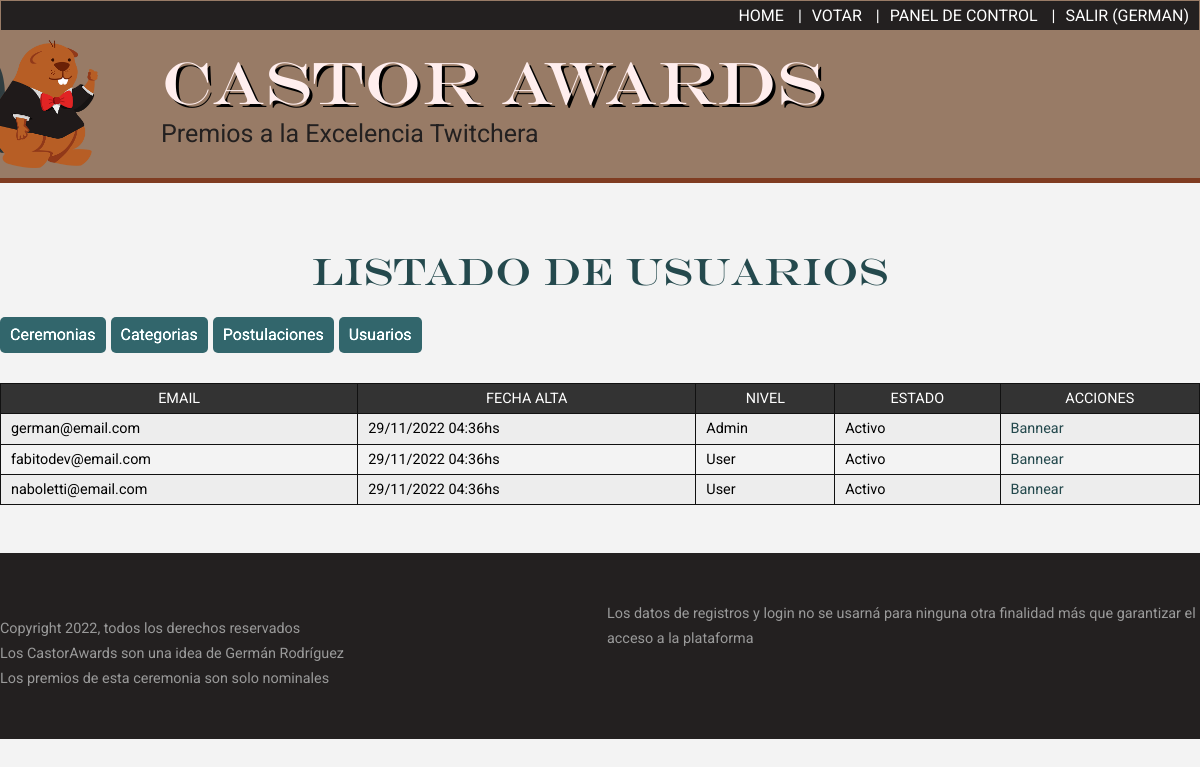
/panel/usuarios (signed in), run on the app's committed database.
### tables this page shows
CREATE TABLE usuarios(
    ID INT UNSIGNED NOT NULL AUTO_INCREMENT PRIMARY KEY,
    EMAIL VARCHAR(200) NOT NULL UNIQUE,
    CLAVE VARCHAR(40) NOT NULL,
     
    ACTIVO TINYINT(1) NOT NULL DEFAULT 1,
    ES_ADMIN TINYINT(1) NOT NULL DEFAULT 0,
    FECHA_ALTA DATETIME
);

### mvc/models/UsuariosModel.php (called while the page is built, shortened)
<?php
class UsuariosModel{
    public static function all( ){
        global $cnx;
        $consulta = "SELECT *, DATE_FORMAT( FECHA_ALTA, '%d/%m/%Y %H:%ihs' ) AS FECHA_SPA, IF(ES_ADMIN=1, 'Admin', 'User') AS NIVEL, IF(ACTIVO=1,'Activo','Banneado') as ESTADO FROM usuarios ORDER BY ES_ADMIN DESC, ACTIVO DESC, EMAIL";
        $stmt = $cnx->prepare( $consulta );
        $stmt->execute( );
        $users = $stmt->fetchAll( );
        return $users;
    }
}

### mvc/controllers/AdminController.php (called while the page is built, shortened)
<?php
include_once MVC . '/models/UsuariosModel.php';
class AdminController{
    public static function usuarios( ){
        $usuarios = UsuariosModel::all( );
        return [ 'usuarios' => $usuarios ];
    }
}

### mvc/views/panel_usuarios.php (the view)
<section>
    <h2>Listado de usuarios</h2>
    <div class="sub-botonera">
        <?php include MVC.'/views/botonera_admin.php'; ?>
    </div>
    <table border="1" cellpadding="5" cellspacing="0">
        <thead>
            <tr>
                <th>Email</th>
                <th>Fecha alta</th>
                <th>Nivel</th>
                <th>Estado</th>
                <th>Acciones</th>
            </tr>
        </thead>
        <tbody>
            <?php
            foreach( $datos['usuarios'] as $u ):
                $class_nivel = 'estado_'.strtolower($u['NIVEL']).'_'.strtolower($u['ESTADO']);
                $btn_bannear = $u['ACTIVO'] == 0 ? '' : "<a href='/panel/usuarios/$u[ID]/eliminar'>Bannear</a>";
                $btn_desbannear = $u['ACTIVO'] == 1 ? '' : "<a href='/panel/usuarios/$u[ID]/crear'>Desbannear</a>";
                echo <<<HTML
                <tr class='$class_nivel'>
                    <td>$u[EMAIL]</td>
                    <td>$u[FECHA_SPA]</td>
                    <td>$u[NIVEL]</td>
                    <td>$u[ESTADO]</td>
                    <td>
                        $btn_bannear
                        $btn_desbannear
                    </td>
                </tr>
                HTML;
            endforeach
            ?>
        </tbody>
    </table>
</section>

### assets/css/estilos.css (style rules this page uses)
:root { --green: #24494d; --brown: #232020; --brownie: #987b66; --brownkk: #7f3c21; }
* { box-sizing: border-box; }
body { margin: 0; padding: 0; background: #f3f3f3; font-family: 'Roboto', sans-serif; }
a { text-decoration: none; color: var(--green); }
h1, h2, h3 { font-weight: normal; font-family: headings; }
main h1, main h2 { font-size: 38px; text-align: center; color: var(--green); }
footer, main > * { padding: 6vh calc( (100vw - 1200px) / 2 ); line-height: 1.75em; }

### assets/css/panel.css (style rules this page uses)
table { margin-top: 30px; border-collapse: collapse; width: 100%; font-size: 0.9em; line-height: 120%; }
table td, table th { border: 1px solid #111; padding: 6px 10px; font-weight: normal; }
table th { background: #333; color: white; text-transform: uppercase; }
table tr:nth-child(odd) td { background: #ededed; }
.sub-botonera { display: flex; flex-direction: row-reverse; }

### data on the page
usuarios: EMAIL "german@email.com", u "29/11/2022 04:36hs", u "Admin", u "Activo"
usuarios: EMAIL "fabitodev@email.com", u "29/11/2022 04:36hs", u "User", u "Activo"
usuarios: EMAIL "naboletti@email.com", u "29/11/2022 04:36hs", u "User", u "Activo"

### other printed values
$_SESSION['USER']['USERNAME'] "GERMAN"
